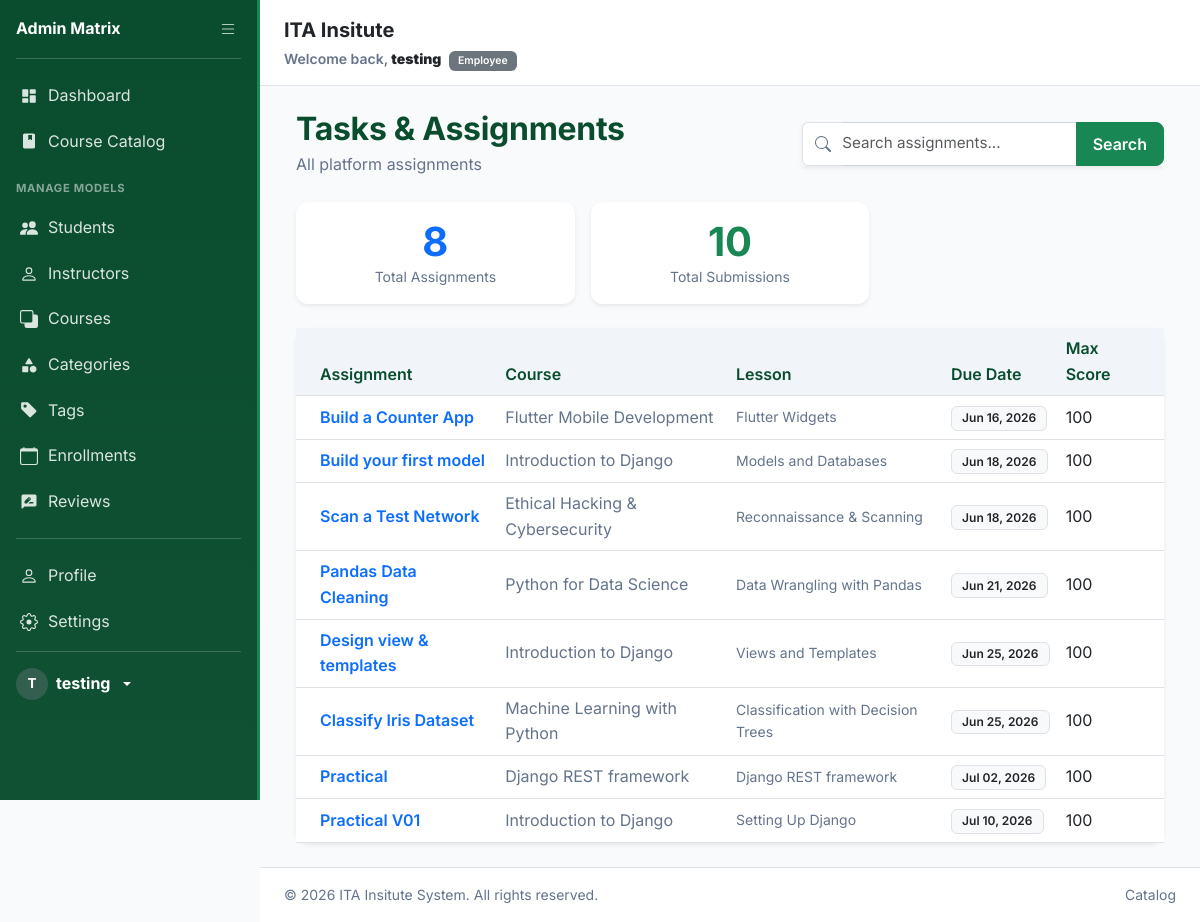
The page /tasks/ (signed in) on the database its author committed.
### Learning_System/models.py (models this page shows, shortened)
class User(AbstractUser):
    ROLE_CHOICES = (
        ('student', 'Student'),
        ('instructor', 'Instructor'),
        ('employee', 'Employee'),
    )
    role = models.CharField(max_length=15, choices=ROLE_CHOICES, default='student')

class Assignment(models.Model):
    lesson = models.ForeignKey(Lesson, on_delete=models.CASCADE, related_name='assignments')
    title = models.CharField(max_length=200)
    description = models.TextField()
    due_date = models.DateTimeField()
    max_score = models.PositiveIntegerField(default=100)
    instructor_file = models.FileField(upload_to='assignment_files/', blank=True, null=True, help_text="Optional: Upload answer key, reference materials, or instructions")

class Lesson(models.Model):
    course = models.ForeignKey(Course, on_delete=models.CASCADE, related_name='lessons')
    title = models.CharField(max_length=200)
    description = models.TextField(blank=True)
    video_url = models.URLField(blank=True, help_text="External video streaming link")
    video_file = models.FileField(upload_to='videos/', blank=True, null=True)
    document = models.FileField(upload_to='documents/', blank=True, null=True, help_text="PDF or reading material")
    order = models.PositiveIntegerField(default=0)
    class Meta:
        ordering = ['order']

class Course(models.Model):
    instructor = models.ForeignKey(Instructor, on_delete=models.CASCADE, related_name='courses')
    category = models.ForeignKey(Category, on_delete=models.SET_NULL, null=True, related_name='courses')
    tags = models.ManyToManyField(Tag, blank=True, related_name='courses')
    title = models.CharField(max_length=200)
    description = models.TextField()
    price = models.DecimalField(max_digits=8, decimal_places=2, default=0.00)
    image = models.ImageField(upload_to='course_images/', blank=True, null=True)
    is_published = models.BooleanField(default=False)
    created_at = models.DateTimeField(auto_now_add=True)

### Learning_System/views.py (the view, shortened to what this page needs)
# urls.py: path('tasks/', views.TasksView.as_view(), name='tasks'),
class TasksView(LoginRequiredMixin, View):
    def get(self, request):
        user = request.user
        role = user.role
        context = {'role': role}
        if role == 'student':
            student, _ = Student.objects.get_or_create(user=user)
            enrollments = Enrollment.objects.filter(student=student).select_related('course')
            enrolled_courses = [e.course for e in enrollments]
            assignments = Assignment.objects.filter(
                lesson__course__in=enrolled_courses
            ).select_related('lesson__course').order_by('due_date')
            submitted_ids = set(
                Submission.objects.filter(student=student).values_list('assignment_id', flat=True)
            )
            tasks = []
            q = request.GET.get('q', '')
            if q:
                assignments = assignments.filter(Q(title__icontains=q) | Q(description__icontains=q))
            for a in assignments:
                tasks.append({
                    'assignment': a,
                    'submitted': a.id in submitted_ids,
                    'submission': Submission.objects.filter(student=student, assignment=a).first(),
                })
            context.update({'tasks': tasks, 'q': q})
        elif role == 'employee':
            q = request.GET.get('q', '')
            assignments = Assignment.objects.select_related('lesson__course')
            if q:
                assignments = assignments.filter(Q(title__icontains=q) | Q(description__icontains=q))
            context.update({
                'assignments': assignments.order_by('due_date'),
                'q': q,
                'total_submissions': Submission.objects.count(),
            })
        return render(request, 'tasks.html', context)

### templates/tasks.html (shortened to what this page needs)
{% extends 'base.html' %}
{% block content %}
<div class="d-flex justify-content-between align-items-center mb-4 flex-wrap gap-3">
  <div>
    <h2 class="fw-bold mb-1">Tasks & Assignments</h2>
    <p class="text-muted mb-0">
      {% if role == 'student' %}All assignments across your enrolled courses{% elif role == 'instructor' %}Assignments in your courses{% else %}All platform assignments{% endif %}
    </p>
  </div>
  <form method="get" class="d-flex gap-2 task-search-form">
    <div class="input-group shadow-sm">
      <span class="input-group-text bg-white border-end-0 text-muted">
      </span>
      <input type="text" name="q" class="form-control border-start-0 ps-0" placeholder="Search assignments..." value="{{ q }}">
      <button type="submit" class="btn btn-success px-3">Search</button>
    </div>
  </form>
</div>
{% if role == 'student' %}
  {% if tasks %}
    <div class="row g-3">
      {% for task in tasks %}
      <div class="col-md-6 col-xl-4">
        <div class="card border-0 shadow-sm h-100 {% if task.submitted %}task-card-submitted{% else %}task-card-pending{% endif %}">
          <div class="card-body p-4">
            <div class="d-flex justify-content-between align-items-start mb-2">
              <h6 class="fw-bold mb-0 me-2">
                <a href="{% url 'assignment_detail' task.assignment.id %}" class="text-decoration-none text-dark">
                  {{ task.assignment.title }}
                </a>
              </h6>
              {% if task.submitted %}
                <span class="badge bg-success flex-shrink-0">Submitted</span>
              {% else %}
                <span class="badge bg-warning text-dark flex-shrink-0">Pending</span>
              {% endif %}
            </div>
            <p class="text-muted small mb-2">{{ task.assignment.description|truncatechars:80 }}</p>
            <div class="d-flex flex-wrap gap-2 small text-muted mb-3">
              <span>{{ task.assignment.lesson.course.title }}</span>
              {% if task.assignment.due_date %}
                <span>Due: {{ task.assignment.due_date|date:"M d, Y" }}</span>
              {% endif %}
              <span>Max: {{ task.assignment.max_score }} pts</span>
            </div>
            {% if task.submitted and task.submission.score is not None %}
              <div class="alert alert-success alert-sm mb-2">
                Score: <strong>{{ task.submission.score }}/{{ task.assignment.max_score }}</strong>
                {% if task.submission.feedback %}
                  <span class="text-muted">{{ task.submission.feedback|truncatechars:60 }}</span>
                {% endif %}
              </div>
            {% elif task.submitted %}
              <div class="alert alert-info alert-sm mb-2">
                Submitted — awaiting review
              </div>
            {% else %}
              <a href="{% url 'assignment_detail' task.assignment.id %}" class="btn btn-sm btn-success w-100">
                Submit Assignment
              </a>
            {% endif %}
          </div>
        </div>
      </div>
      {% endfor %}
    </div>
  {% else %}
    <div class="text-center py-5 text-muted">
      <div class="task-empty-icon"></div>
      <h5 class="mt-3">No assignments found</h5>
      {% if q %}<p>Try a different search term.</p>{% else %}<p>Enroll in a course to see assignments here.</p>{% endif %}
      <a href="{% url 'course_list' %}" class="btn btn-success mt-2">Browse Catalog</a>
    </div>
  {% endif %}
{% elif role == 'employee' %}
  <div class="row g-3 mb-4">
    <div class="col-sm-4">
      <div class="card border-0 shadow-sm card-stat py-3">
        <div class="display-6 fw-bold text-primary">{{ assignments|length }}</div>
        <div class="text-muted small">Total Assignments</div>
      </div>
    </div>
    <div class="col-sm-4">
      <div class="card border-0 shadow-sm card-stat py-3">
        <div class="display-6 fw-bold text-success">{{ total_submissions }}</div>
        <div class="text-muted small">Total Submissions</div>
      </div>
    </div>
  </div>
  {% if assignments %}
    <div class="card border-0 shadow-sm card-lg">
      <div class="table-responsive">
        <table class="table table-hover align-middle mb-0">
          <thead>
            <tr>
              <th class="ps-4">Assignment</th>
              <th>Course</th>
              <th>Lesson</th>
              <th>Due Date</th>
              <th class="pe-4">Max Score</th>
            </tr>
          </thead>
          <tbody>
            {% for a in assignments %}
            <tr>
              <td class="ps-4 fw-semibold">
                <a href="{% url 'assignment_detail' a.id %}" class="text-decoration-none">{{ a.title }}</a>
              </td>
              <td class="text-muted">{{ a.lesson.course.title }}</td>
              <td class="text-muted small">{{ a.lesson.title }}</td>
              <td>{% if a.due_date %}<span class="badge bg-light text-dark border">{{ a.due_date|date:"M d, Y" }}</span>{% else %}—{% endif %}</td>
              <td class="pe-4">{{ a.max_score }}</td>
            </tr>
            {% endfor %}
          </tbody>
        </table>
      </div>
    </div>
  {% else %}
    <div class="text-center py-5 text-muted">
      <div class="task-empty-icon"></div>
      <h5 class="mt-3">No assignments found</h5>
    </div>
  {% endif %}
{% endif %}
{% endblock %}

### templates/base.html (shortened to what this page needs)
{% load static %}
<!DOCTYPE html>
<html lang="en" data-theme="">
<head>
    <link href="https://cdn.jsdelivr.net/npm/bootstrap@5.3.0/dist/css/bootstrap.min.css" rel="stylesheet">
    <link rel="stylesheet" href="{% static 'css/style.css' %}">
</head>
<body>
    <div class="sidebar-container d-flex flex-column flex-shrink-0" id="appSidebar">
        {% if user.is_authenticated %}
        {% if user.role == 'student' %}{% include 'nav_student.html' %}
        {% elif user.role == 'instructor' %}{% include 'nav_instructor.html' %}
        {% elif user.role == 'employee' %}{% include 'nav_employee.html' %}
        {% endif %}
        {% else %}{% include 'nav_anonymous.html' %}{% endif %}
    </div>
    <div class="main-content">
        <header class="app-header">
            <div>
                <span class="fs-5 fw-bold text-dark d-md-block">ITA Insitute</span>
                <span class="text-muted small fw-semibold d-none d-md-inline">
                    {% if user.is_authenticated %}
                    Welcome back, <strong class="text-dark">{{ user.get_full_name|default:user.username }}</strong>
                    <span class="badge bg-secondary ms-1">{{ user.role|capfirst }}</span>
                    {% else %}
                    Welcome to ITA Insitute Portal
                    {% endif %}
                </span>
            </div>
        </header>
        <div class="content-body">
            <div class="container-fluid">
                {% block content %}{% endblock %}
            </div>
        </div>
        <footer class="app-footer">
            <div
                class="container-fluid p-0 d-flex flex-column flex-sm-row justify-content-between align-items-center gap-2">
                <span>&copy; 2026 ITA Insitute System. All rights reserved.</span>
                <div class="d-flex gap-3">
                    <a href="{% url 'course_list' %}" class="text-muted text-decoration-none hover-dark">Catalog</a>
                </div>
            </div>
        </footer>
    </div>
</body>
</html>

### templates/nav_employee.html (shortened to what this page needs)
<div class="sidebar sidebar--employee d-flex flex-column text-white" id="employeeSidebar">
    <div class="sidebar-brand d-flex align-items-center justify-content-between p-3">
        <a href="{% url 'employee_dashboard' %}" class="text-white text-decoration-none sidebar-brand-text fw-bold fs-6">Admin Matrix</a>
        <button class="sidebar-toggle-btn" id="sidebarToggle" aria-label="Toggle sidebar">
        </button>
    </div>
    <hr class="border-white border-opacity-25 mx-3 mt-0">
    <ul class="nav flex-column mb-auto gap-1 px-2">
        <li class="sidebar-nav-item">
            <a href="{% url 'employee_dashboard' %}" class="sidebar-link {% if '/dashboard/employee/' in request.path %}active{% endif %}" title="Dashboard">
                <span class="sidebar-label">Dashboard</span>
            </a>
        </li>
        <li class="sidebar-nav-item">
            <a href="{% url 'course_list' %}" class="sidebar-link {% if request.path == '/courses/' %}active{% endif %}" title="Catalog">
                <span class="sidebar-label">Course Catalog</span>
            </a>
        </li>
        <li class="sidebar-nav-item mt-2">
            <span class="sidebar-section-label text-uppercase fw-bold small text-white-50 px-2">Manage Models</span>
        </li>
        <li class="sidebar-nav-item">
            <a href="{% url 'employee_model_list' 'student' %}" class="sidebar-link {% if '/student/' in request.path %}active{% endif %}" title="Students">
                <span class="sidebar-label">Students</span>
            </a>
        </li>
        <li class="sidebar-nav-item">
            <a href="{% url 'employee_model_list' 'instructor' %}" class="sidebar-link {% if '/instructor/' in request.path %}active{% endif %}" title="Instructors">
                <span class="sidebar-label">Instructors</span>
            </a>
        </li>
        <li class="sidebar-nav-item">
            <a href="{% url 'employee_model_list' 'course' %}" class="sidebar-link {% if '/course/' in request.path %}active{% endif %}" title="Courses">
                <svg xmlns="http://www.w3.org/2000/svg" width="18" height="18" fill="currentColor" viewBox="0 0 16 16"><path d="M0 2a2 2 0 0 1 2-2h8a2 2 0 0 1 2 2v2h2a2 2 0 0 1 2 2v8a2 2 0 0 1-2 2H6a2 2 0 0 1-2-2v-2H2a2 2 0 0 1-2-2V2zm2-1a1 1 0 0 0-1 1v8a1 1 0 0 0 1 1h8a1 1 0 0 0 1-1V2a1 1 0 0 0-1-1H2z"/></svg>
                <span class="sidebar-label">Courses</span>
            </a>
        </li>
        <li class="sidebar-nav-item">
            <a href="{% url 'employee_model_list' 'category' %}" class="sidebar-link {% if '/category/' in request.path %}active{% endif %}" title="Categories">
                <span class="sidebar-label">Categories</span>
            </a>
        </li>
        <li class="sidebar-nav-item">
            <a href="{% url 'employee_model_list' 'tag' %}" class="sidebar-link {% if '/tag/' in request.path %}active{% endif %}" title="Tags">
                <svg xmlns="http://www.w3.org/2000/svg" width="18" height="18" fill="currentColor" viewBox="0 0 16 16"><path d="M2 1a1 1 0 0 0-1 1v4.586a1 1 0 0 0 .293.707l7 7a1 1 0 0 0 1.414 0l4.586-4.586a1 1 0 0 0 0-1.414l-7-7A1 1 0 0 0 6.586 1H2zm4 3.5a1.5 1.5 0 1 1-3 0 1.5 1.5 0 0 1 3 0z"/></svg>
                <span class="sidebar-label">Tags</span>
            </a>
        </li>
        <li class="sidebar-nav-item">
            <a href="{% url 'employee_model_list' 'enrollment' %}" class="sidebar-link {% if '/enrollment/' in request.path %}active{% endif %}" title="Enrollments">
                <svg xmlns="http://www.w3.org/2000/svg" width="18" height="18" fill="currentColor" viewBox="0 0 16 16"><path d="M3.5 0a.5.5 0 0 1 .5.5V1h8V.5a.5.5 0 0 1 1 0V1h1a2 2 0 0 1 2 2v11a2 2 0 0 1-2 2H2a2 2 0 0 1-2-2V3a2 2 0 0 1 2-2h1V.5a.5.5 0 0 1 .5-.5zM1 4v10a1 1 0 0 0 1 1h12a1 1 0 0 0 1-1V4H1z"/></svg>
                <span class="sidebar-label">Enrollments</span>
            </a>
        </li>
        <li class="sidebar-nav-item">
            <a href="{% url 'employee_model_list' 'review' %}" class="sidebar-link {% if '/review/' in request.path %}active{% endif %}" title="Reviews">
                <span class="sidebar-label">Reviews</span>
            </a>
        </li>
    </ul>
    <hr class="border-white border-opacity-25 mx-3">
    <ul class="nav flex-column gap-1 px-2 mb-2">
        <li class="sidebar-nav-item">
            <a href="{% url 'profile' %}" class="sidebar-link {% if request.path == '/profile/' %}active{% endif %}" title="Profile">
                <span class="sidebar-label">Profile</span>
            </a>
        </li>
        <li class="sidebar-nav-item">
            <a href="{% url 'settings' %}" class="sidebar-link {% if request.path == '/settings/' %}active{% endif %}" title="Settings">
                <span class="sidebar-label">Settings</span>
            </a>
        </li>
    </ul>
    <hr class="border-white border-opacity-25 mx-3 mt-0">
    <div class="dropdown px-3 pb-3">
        <a href="#" class="d-flex align-items-center gap-2 text-white text-decoration-none dropdown-toggle" id="dropdownUser3" data-bs-toggle="dropdown" aria-expanded="false">
            <div class="sidebar-avatar sidebar-avatar--employee">{{ user.username|slice:":1"|upper }}</div>
            <strong class="sidebar-label sidebar-username">{{ user.username }}</strong>
        </a>
    </div>
</div>

### rows shown on the page
User: username "T", username "testing", get_full_name "testing", role "Employee"
Assignment: title "Build a Counter App", lesson.course "Flutter Mobile Development", lesson "Flutter Widgets", due_date "Jun 16, 2026", max_score "100"
Assignment: title "Build your first model", lesson.course "Introduction to Django", lesson "Models and Databases", due_date "Jun 18, 2026", max_score "100"
Assignment: title "Scan a Test Network", lesson.course "Ethical Hacking & Cybersecurity", lesson "Reconnaissance & Scanning", due_date "Jun 18, 2026", max_score "100"
Assignment: title "Pandas Data Cleaning", lesson.course "Python for Data Science", lesson "Data Wrangling with Pandas", due_date "Jun 21, 2026", max_score "100"
Assignment: title "Design view & templates", lesson.course "Introduction to Django", lesson "Views and Templates", due_date "Jun 25, 2026", max_score "100"
Assignment: title "Classify Iris Dataset", lesson.course "Machine Learning with Python", lesson "Classification with Decision Trees", due_date "Jun 25, 2026", max_score "100"
Assignment: title "Practical", lesson.course "Django REST framework", lesson "Django REST framework", due_date "Jul 02, 2026", max_score "100"
Assignment: title "Practical V01", lesson.course "Introduction to Django", lesson "Setting Up Django", due_date "Jul 10, 2026", max_score "100"

### other values the page prints
{{ assignments|length }} "8"
{{ total_submissions }} "10"
